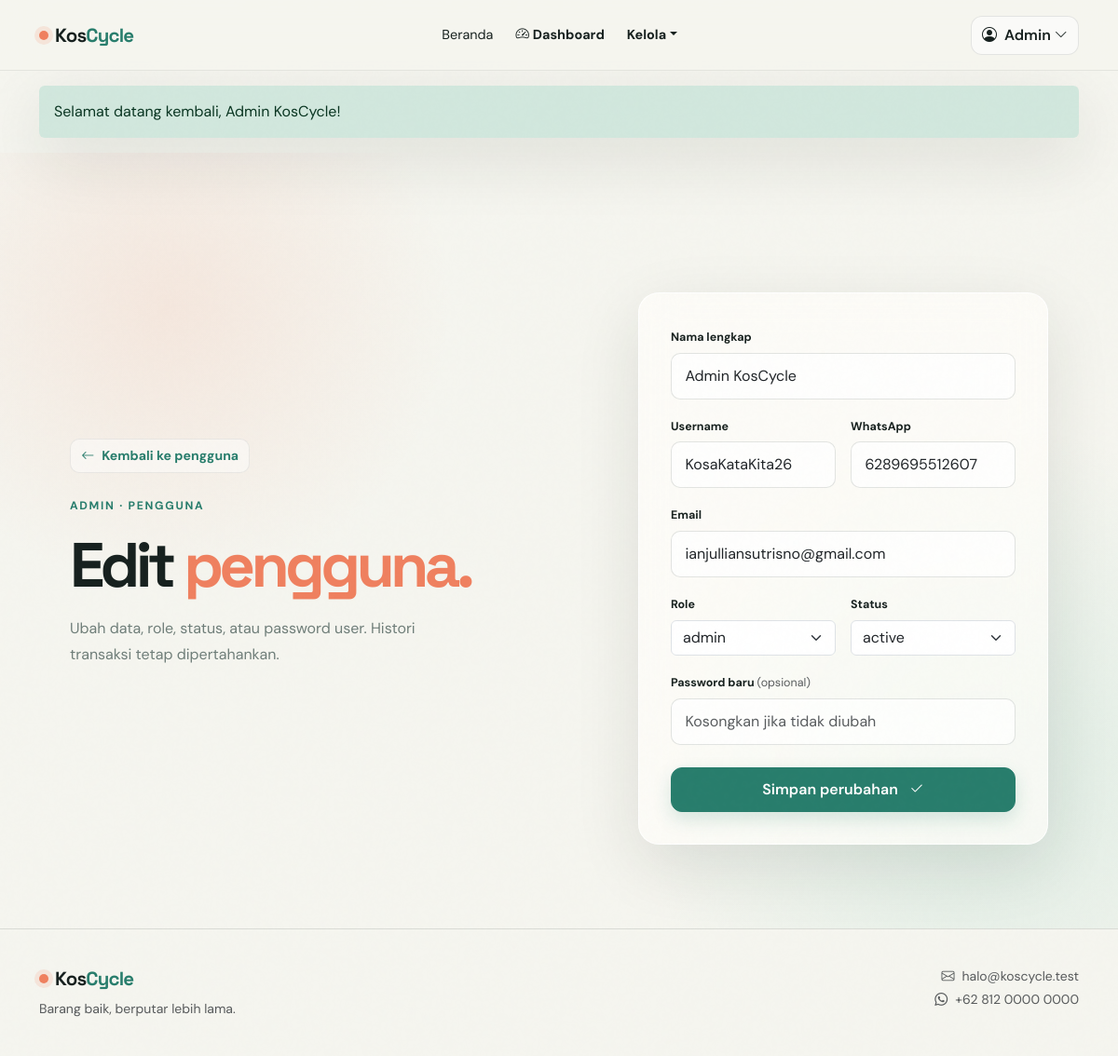
/?page=admin-user-edit&id=1 (signed in), run on the app's committed database.
### tables this page shows
CREATE TABLE users (
  id BIGINT UNSIGNED AUTO_INCREMENT PRIMARY KEY,
  full_name VARCHAR(120) NOT NULL,
  username VARCHAR(30) NOT NULL UNIQUE,
  shop_name VARCHAR(120) NULL,
  shop_city VARCHAR(80) NULL,
  shop_description TEXT NULL,
  whatsapp VARCHAR(20) NOT NULL,
  email VARCHAR(190) NOT NULL UNIQUE,
  password_hash VARCHAR(255) NOT NULL,
  role ENUM('customer','seller','admin') NOT NULL DEFAULT 'customer',
  otp_code VARCHAR(10) NULL,
  otp_expiry DATETIME NULL,
  is_verified TINYINT(1) NOT NULL DEFAULT 0,
  status ENUM('active','inactive','suspended') NOT NULL DEFAULT 'active',
  created_at TIMESTAMP NOT NULL DEFAULT CURRENT_TIMESTAMP,
  updated_at TIMESTAMP NOT NULL DEFAULT CURRENT_TIMESTAMP ON UPDATE CURRENT_TIMESTAMP
);

### index.php (called while the page is built, shortened)
<?php
require_once __DIR__ . '/includes/functions.php';
$page = $_GET['page'] ?? 'home';
require __DIR__ . '/pages/' . $page . '.php';

### includes/functions.php (called while the page is built, shortened)
<?php
require_once __DIR__ . '/../config/database.php';
function e(?string $value): string
{
    return htmlspecialchars($value ?? '', ENT_QUOTES, 'UTF-8');
}
function page_url(string $page, array $params = []): string
{
    $query = array_merge(['page' => $page], $params);
    return APP_URL . '/?' . http_build_query($query);
}
function flash(string $key, ?string $message = null): ?string
{
    $value = $_SESSION['flash'][$key] ?? null;
    return is_string($value) ? $value : null;
}

### config/database.php (called while the page is built, shortened)
<?php
function db(): PDO
{
    static $pdo = null;
    if ($pdo === null) {
        $dsn = 'mysql:host=' . DB_HOST . ';dbname=' . DB_NAME . ';charset=utf8mb4';
        $pdo = new PDO($dsn, DB_USER, DB_PASS, [
            PDO::ATTR_ERRMODE => PDO::ERRMODE_EXCEPTION,
            PDO::ATTR_DEFAULT_FETCH_MODE => PDO::FETCH_ASSOC,
            PDO::ATTR_EMULATE_PREPARES => false,
        ]);
    }
    return $pdo;
}

### includes/auth.php (called while the page is built, shortened)
<?php
require_once __DIR__ . '/functions.php';
require_once __DIR__ . '/ui.php';
function current_user(): ?array
{
    static $loaded = false;
    static $user = null;
    if (!$loaded) {
        $loaded = true;
        $stmt = db()->prepare(
            'SELECT id, full_name, username, shop_name, whatsapp, email, role, status, created_at
             FROM users WHERE id = ? AND status = "active" LIMIT 1'
        );
        $stmt->execute([(int) $_SESSION['user_id']]);
        $user = $stmt->fetch() ?: null;
    }
    return $user;
}
function require_auth(): void
{
    if (!current_user()) {
        flash('error', 'Silakan login terlebih dahulu untuk melanjutkan.');
        redirect(page_url('login'));
    }
}

### includes/authorization.php (called while the page is built, shortened)
<?php
require_once __DIR__ . '/auth.php';
require_once __DIR__ . '/ui.php';
function require_role(string $role): void
{
    require_auth();
}

### includes/Repositories/UserRepository.php (called while the page is built, shortened)
<?php
class UserRepository {
 public function findById(int $id):?array{ $st=db()->prepare('SELECT id,full_name,username,shop_name,shop_city,shop_description,whatsapp,email,role,status,created_at FROM users WHERE id=? LIMIT 1'); $st->execute([$id]); return $st->fetch()?:null; }
}

### pages/admin-user-edit.php (the view, shortened to what this page needs)
<?php
require_once __DIR__.'/../includes/authorization.php';require_role('admin');require_once __DIR__.'/../includes/Repositories/UserRepository.php';
$repo=new UserRepository();$id=filter_input(INPUT_GET,'id',FILTER_VALIDATE_INT);if(!$id) { http_response_code(400); exit('User tidak valid.'); }$user=$repo->findById((int)$id);if(!$user){http_response_code(404);exit('User tidak ditemukan.');}$me=(int)$_SESSION['user_id'];$errors=[];$data=$user;
$pageTitle='Edit Pengguna';require __DIR__.'/../includes/header.php';
?>
<section class="auth-section"><div class="auth-shell"><div class="auth-intro"><div class="page-toolbar"><?=back_link('admin-users','Kembali ke pengguna')?></div><span class="eyebrow">Admin · Pengguna</span><h1>Edit <em>pengguna.</em></h1><p>Ubah data, role, status, atau password user. Histori transaksi tetap dipertahankan.</p></div><div class="auth-panel glass-card"><?php if($errors):?><div class="alert alert-danger small"><?=implode('<br>',array_map('e',$errors))?></div><?php endif;?><form method="post"><input type="hidden" name="csrf_token" value="<?=e(csrf_token())?>"><div class="row g-3"><div class="col-12"><label class="form-label">Nama lengkap</label><input class="form-control" name="full_name" value="<?=e($data['full_name'])?>" required></div><div class="col-md-6"><label class="form-label">Username</label><input class="form-control" name="username" value="<?=e($data['username'])?>" required></div><div class="col-md-6"><label class="form-label">WhatsApp</label><input class="form-control" name="whatsapp" value="<?=e($data['whatsapp'])?>" required></div><div class="col-12"><label class="form-label">Email</label><input class="form-control" type="email" name="email" value="<?=e($data['email'])?>" required></div><div class="col-md-6"><label class="form-label">Role</label><select class="form-select" name="role"><option value="customer" <?=$data['role']==='customer'?'selected':''?>>customer</option><option value="seller" <?=$data['role']==='seller'?'selected':''?>>seller</option><option value="admin" <?=$data['role']==='admin'?'selected':''?>>admin</option></select></div><div class="col-md-6"><label class="form-label">Status</label><select class="form-select" name="status"><option value="active" <?=$data['status']==='active'?'selected':''?>>active</option><option value="inactive" <?=$data['status']==='inactive'?'selected':''?>>inactive</option><option value="suspended" <?=$data['status']==='suspended'?'selected':''?>>suspended</option></select></div><div class="col-12"><label class="form-label">Password baru <span class="text-muted fw-normal">(opsional)</span></label><input class="form-control" type="password" name="password" placeholder="Kosongkan jika tidak diubah"></div></div><button class="btn btn-primary w-100 mt-4">Simpan perubahan <i class="bi bi-check2 ms-2"></i></button></form></div></div></section>
<?php require __DIR__.'/../includes/footer.php'; ?>

### includes/header.php (shortened to what this page needs)
<?php
require_once __DIR__ . '/auth.php';
require_once __DIR__ . '/ui.php';
$user = current_user();
$role = $user['role'] ?? null;
$dashboardPage = dashboard_page_for_role($role);
?>
<!doctype html>
<html lang="id">
<head>
<link href="https://cdn.jsdelivr.net/npm/bootstrap@5.3.3/dist/css/bootstrap.min.css" rel="stylesheet"><link href="https://cdn.jsdelivr.net/npm/bootstrap-icons@1.11.3/font/bootstrap-icons.min.css" rel="stylesheet">
<link href="<?= e(APP_URL) ?>/assets/css/app.css" rel="stylesheet"><link href="<?= e(APP_URL) ?>/assets/css/refinements.css" rel="stylesheet"><link href="<?= e(APP_URL) ?>/assets/css/dashboard-fixes.css" rel="stylesheet">
</head>
<body>
<div class="site-noise"></div>
<nav class="navbar navbar-expand-lg fixed-top glass-nav"><div class="container">
<a class="navbar-brand brand-mark" href="<?= e(APP_URL) ?>/"><span class="brand-dot"></span>Kos<span>Cycle</span></a>
<div class="collapse navbar-collapse" id="mainNav">
<ul class="navbar-nav mx-auto gap-lg-2 align-items-lg-center">
<li class="nav-item"><a class="nav-link" href="<?= e(APP_URL) ?>/">Beranda</a></li>
<?php if ($role): ?>
<li class="nav-item"><a class="nav-link nav-link-strong" href="<?= e(page_url($dashboardPage)) ?>"><i class="bi bi-speedometer2 me-1"></i>Dashboard</a></li>
<?php if ($role === 'customer'): ?><li class="nav-item"><a class="nav-link" href="<?= e(page_url('orders')) ?>">Pesanan</a></li><?php elseif ($role === 'seller'): ?><li class="nav-item"><a class="nav-link" href="<?= e(page_url('seller-products')) ?>">Produk saya</a></li><li class="nav-item"><a class="nav-link" href="<?= e(page_url('seller-orders')) ?>">Pesanan</a></li><?php else: ?>
<li class="nav-item dropdown"><a class="nav-link dropdown-toggle nav-link-strong" href="#" role="button" data-bs-toggle="dropdown">Kelola</a></li><?php endif; ?>
<?php endif; ?></ul>
<div class="d-flex align-items-center gap-2 nav-actions"><?php if ($user): ?><div class="dropdown"><button class="user-nav-btn" type="button" data-bs-toggle="dropdown" aria-expanded="false"><i class="bi bi-person-circle me-2"></i><span class="d-none d-sm-inline"><?= e(explode(' ', $user['full_name'])[0]) ?></span><i class="bi bi-chevron-down ms-1 small"></i></button></div><?php else: ?><a class="nav-link d-none d-sm-inline" href="<?= e(page_url('login')) ?>">Masuk</a><a class="btn btn-primary btn-sm" href="<?= e(page_url('register')) ?>">Daftar gratis <i class="bi bi-arrow-up-right ms-1"></i></a><?php endif; ?></div>
</div></div></nav><main>
<?php if ($message = flash('success')): ?><div class="container flash-wrap"><div class="alert alert-success glass-alert"><?= e($message) ?></div></div><?php endif; ?>

### assets/css/app.css (style rules this page uses)
:root { --ink:#17211f;--muted:#6f7e79;--cream:#f5f5ef;--paper:#fffefa;--mint:#a8d8c8;--teal:#287d6c;--coral:#ef805f;--line:rgba(23,33,31,.12);--shadow:0 22px 70px rgba(23,33,31,.11) }
* { box-sizing:border-box }
html { scroll-behavior:smooth }
body { background:var(--cream);color:var(--ink);font-family:'DM Sans',sans-serif;overflow-x:hidden }
.site-noise { position:fixed;inset:0;opacity:.035;pointer-events:none;z-index:10;}
.glass-nav { background:rgba(245,245,239,.78);backdrop-filter:blur(18px);border-bottom:1px solid rgba(23,33,31,.08);height:76px }
.brand-mark { font:700 1.28rem 'Space Grotesk',sans-serif;letter-spacing:-.04em;color:var(--ink);text-decoration:none }
.brand-mark>span:last-child { color:var(--teal) }
.brand-dot { display:inline-block;width:10px;height:10px;background:var(--coral);border-radius:50%;margin:0 7px 2px 0;box-shadow:0 0 0 5px rgba(239,128,95,.15) }
.nav-link { color:var(--ink);font-size:.9rem }
.btn { border-radius:12px;font-weight:600;padding:.7rem 1.15rem }
.btn-primary { background:var(--teal);border-color:var(--teal);box-shadow:0 8px 20px rgba(40,125,108,.18) }
.eyebrow { font-size:.76rem;text-transform:uppercase;letter-spacing:.14em;font-weight:700;color:var(--teal);display:inline-flex;align-items:center;gap:7px }
.hero-copy h1,.auth-intro h1 { font:700 clamp(3.5rem,7vw,6.6rem)/.95 'Space Grotesk',sans-serif;letter-spacing:-.07em;margin:22px 0 }
.hero-copy h1 em,.auth-intro h1 em,h2 em { font-style:normal;color:var(--coral) }
.glass-card { background:rgba(255,254,250,.72);border:1px solid rgba(255,255,255,.85);box-shadow:var(--shadow);backdrop-filter:blur(20px);border-radius:22px }
.auth-section { min-height:calc(100vh - 76px);padding:150px 20px 90px;background:radial-gradient(circle at 15% 20%,rgba(239,128,95,.12),transparent 25%),radial-gradient(circle at 88% 80%,rgba(168,216,200,.3),transparent 30%) }
.auth-shell { max-width:1050px;margin:auto;display:grid;grid-template-columns:1fr 440px;gap:100px;align-items:center }
.auth-intro h1 { font-size:4.2rem }
.auth-intro p { color:var(--muted);max-width:390px;line-height:1.7;margin-bottom:34px }
.auth-panel { padding:34px }
.form-label { font-size:.78rem;font-weight:700;margin-bottom:7px }
.form-control { background:rgba(255,255,255,.68);border:1px solid var(--line);border-radius:10px;padding:.75rem .9rem }
.flash-wrap { padding-top:92px;position:relative;z-index:2 }
.glass-alert { border:0;box-shadow:var(--shadow) }

### assets/css/refinements.css (style rules this page uses)
.nav-actions { gap:1rem!important }

### assets/css/dashboard-fixes.css (style rules this page uses)
.user-nav-btn { border:1px solid rgba(23,33,31,.10);background:rgba(255,255,255,.55);color:var(--ink);border-radius:12px;padding:.5rem .7rem;font-weight:600 }
.page-toolbar { margin-bottom:22px }
.nav-link-strong { font-weight:700 }
.page-toolbar { min-height:26px }
.page-toolbar { position: relative; z-index: 1; }
html { overflow-x:hidden }
body { min-width:320px }
.navbar .container { min-width:0 }
.navbar-collapse { padding:10px 0 }
.navbar-nav { min-width:0 }
.nav-link { white-space:nowrap }
.glass-card,.metric-card,.admin-shortcut,.dashboard-action { min-width:0 }
.form-control,.form-select { min-width:0 }
.btn { white-space:normal }

### data on the page
users: full_name "Admin", full_name "Admin KosCycle", username "KosaKataKita26", whatsapp "6289695512607", email "ianjulliansutrisno@gmail.com", role "admin", status "active"

### other printed values
$message "Selamat datang kembali, Admin KosCycle!"
$label "Kembali ke pengguna"
